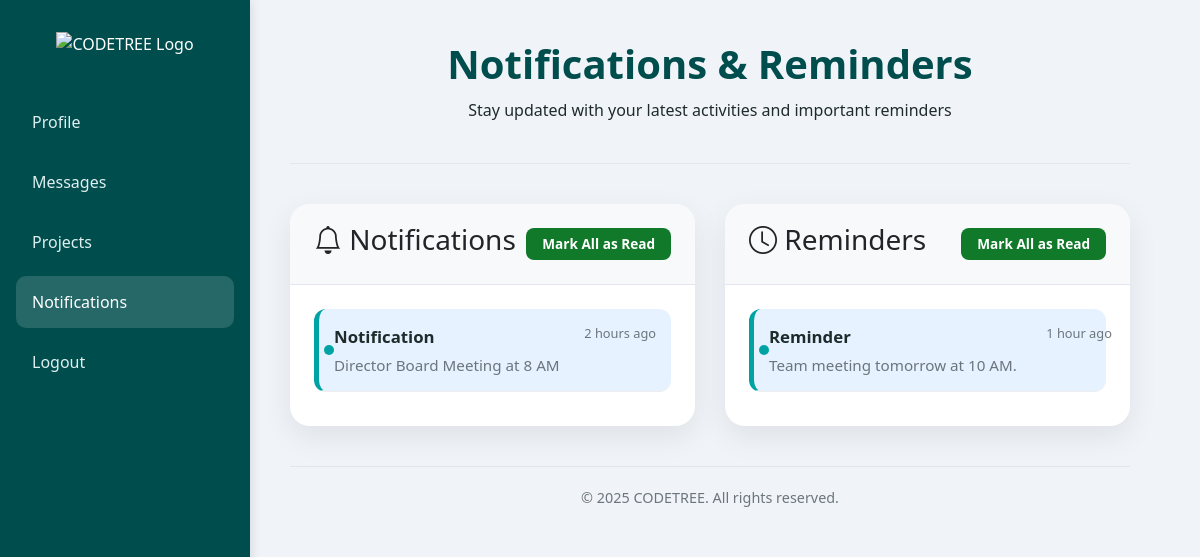
/codetree-ipcms/unotification.php (signed in), run on the app's committed database.
### tables this page shows
CREATE TABLE `notifications` (
  `id` int(11) NOT NULL,
  `user_id` int(11) DEFAULT NULL,
  `title` varchar(255) DEFAULT NULL,
  `message` text DEFAULT NULL,
  `is_read` tinyint(1) DEFAULT 0,
  `created_at` timestamp NOT NULL DEFAULT current_timestamp()
);

### codetree-ipcms/unotification.php (the view, shortened to what this page needs)
<?php
require_once 'config.php';
$user_id = $_SESSION['user_id'];
function getTimeAgo($datetime) {
    $time = strtotime($datetime);
    $time_difference = time() - $time;
    $condition = array(
        12 * 30 * 24 * 60 * 60 => 'year',
        30 * 24 * 60 * 60 => 'month',
        24 * 60 * 60 => 'day',
        60 * 60 => 'hour',
        60 => 'minute',
        1 => 'second'
    );
    foreach ($condition as $secs => $str) {
        $d = $time_difference / $secs;
        if ($d >= 1) {
            $r = round($d);
            return $r . ' ' . $str . ($r > 1 ? 's' : '') . ' ago';
        }
    }
}
$notifications_stmt = $pdo->prepare("
    SELECT *
    FROM notifications
    WHERE (user_id IS NULL OR user_id = :uid) AND title NOT LIKE '%Reminder%'
    ORDER BY created_at DESC
");
$notifications_stmt->execute(['uid' => $user_id]);
$notifications = $notifications_stmt->fetchAll(PDO::FETCH_ASSOC);
$reminders_stmt = $pdo->prepare("
    SELECT *
    FROM notifications
    WHERE (user_id IS NULL OR user_id = :uid) AND title LIKE '%Reminder%'
    ORDER BY created_at DESC
");
$reminders_stmt->execute(['uid' => $user_id]);
$reminders = $reminders_stmt->fetchAll(PDO::FETCH_ASSOC);
?>
<!DOCTYPE html>
<html lang="en">
<head>
<link href="https://cdn.jsdelivr.net/npm/bootstrap@5.3.0/dist/css/bootstrap.min.css" rel="stylesheet">
<link href="https://cdn.jsdelivr.net/npm/bootstrap-icons@1.10.5/font/bootstrap-icons.css" rel="stylesheet">
</head>
<body>
<nav class="sidebar" id="sidebar">
<div class="logo"><img src="logo.png" alt="CODETREE Logo"></div>
<ul class="navlist">
<li><a href="uprofile.php">Profile</a></li>
<li><a href="umessages.php">Messages</a></li>
<li><a href="uprojects.php">Projects</a></li>
<li><a href="unotification.php" class="active">Notifications</a></li>
<li><a href="logout.php">Logout</a></li>
</ul>
</nav>
<div class="content">
<div class="page-header">
<h1 class="page-title">Notifications & Reminders</h1>
<p class="page-subtitle">Stay updated with your latest activities and important reminders</p>
</div>
<div class="cards-container">
<div class="card">
<div class="card-header">
<h3><i class="bi bi-bell"></i> Notifications</h3>
<div class="mark-all-read">
<button class="btn" id="markAllNotifications">Mark All as Read</button>
</div>
</div>
<div class="card-body">
<?php if(!empty($notifications)): ?>
<?php foreach(array_slice($notifications,0,5) as $n): ?>
<div class="notification <?php echo (!$n['is_read'] && $n['user_id'] != NULL) || $n['user_id'] == NULL ? 'unread' : ''; ?> <?php echo $n['user_id'] == NULL ? 'global-notification' : ''; ?>" id="notif-<?= $n['id'] ?>">
<div class="content-wrapper">
<div class="title">
<?= htmlspecialchars($n['title']) ?>
</div>
<div class="message"><?= htmlspecialchars($n['message']) ?></div>
</div>
<div class="time"><?= getTimeAgo($n['created_at']) ?></div>
</div>
<?php endforeach; ?>
<?php else: ?>
<div class="empty-state"><i class="bi bi-bell-slash"></i><p>No notifications found</p></div>
<?php endif; ?>
</div>
</div>
<div class="card">
<div class="card-header">
<h3><i class="bi bi-clock"></i> Reminders</h3>
<div class="mark-all-read">
<button class="btn" id="markAllReminders">Mark All as Read</button>
</div>
</div>
<div class="card-body">
<?php if(!empty($reminders)): ?>
<?php foreach(array_slice($reminders,0,5) as $r): ?>
<div class="notification <?php echo (!$r['is_read'] && $r['user_id'] != NULL) || $r['user_id'] == NULL ? 'unread' : ''; ?> <?php echo $r['user_id'] == NULL ? 'global-notification' : ''; ?>" id="reminder-<?= $r['id'] ?>">
<div class="content-wrapper">
<div class="title">
<?= htmlspecialchars($r['title']) ?>
</div>
<div class="message"><?= htmlspecialchars($r['message']) ?></div>
</div>
<div class="time"><?= getTimeAgo($r['created_at']) ?></div>
</div>
<?php endforeach; ?>
<?php else: ?>
<div class="empty-state"><i class="bi bi-clock-history"></i><p>No reminders found</p></div>
<?php endif; ?>
</div>
</div>
</div>
<div class="footer">&copy; <?= date('Y') ?> CODETREE. All rights reserved.</div>
</div>
</body>
</html>

### codetree-ipcms/unotification.php (style rules this page uses)
:root { --primary-color: #004d4d; --secondary-color: #008080; --accent-color: #00a3a3; --text-dark: #1f2b2b; --text-light: #6c757d; --border-color: #e3e6f0; --success-color: #28a745; --warning-color: #ffc107; --deep-green: #117a2a; }
body { font-family: 'Segoe UI', Tahoma, Geneva, Verdana, sans-serif; background: #f0f4f8; margin: 0; display: flex; min-height: 100vh; color: var(--text-dark); }
.sidebar { width: 250px; background: linear-gradient(180deg, var(--primary-color) 0%, #004d4d 100%); color: #fff; padding: 30px 16px; display: flex; flex-direction: column; transition: left 0.3s ease-in-out; box-shadow: 2px 0 10px rgba(0,0,0,0.1); }
.sidebar .logo { text-align: center; margin-bottom: 40px; }
.sidebar .logo img { width: 120px; }
.navlist { list-style: none; padding: 0; }
.navlist li { margin-bottom: 8px; }
.navlist a { color: #dfeff0; text-decoration: none; display: flex; align-items: center; gap: 12px; padding: 14px 16px; border-radius: 10px; font-size: 16px; font-weight: 500; }
.navlist a:hover, .navlist a.active { background: rgba(255,255,255,0.15); color: #fff; }
.content { flex: 1; padding: 40px; max-width: calc(100% - 280px); overflow-y: auto; }
.page-header { text-align: center; margin-bottom: 40px; padding-bottom: 25px; border-bottom: 1px solid rgba(0,0,0,0.05); }
.page-title { color: var(--primary-color); margin-bottom: 10px; font-weight: 800; font-size: 2.5rem; }
.cards-container { display: flex; gap: 30px; flex-wrap: wrap; justify-content: center; }
.card { background-color: #fff; border-radius: 20px; box-shadow: 0 10px 30px rgba(0, 0, 0, 0.08); flex: 1; min-width: 380px; max-width: 520px; border: none; overflow: hidden; transition: transform 0.4s, box-shadow 0.4s; position: relative; }
.card-header { background: #f8f9fa; border-bottom: 1px solid var(--border-color); padding: 1.2rem 1.5rem; display: flex; justify-content: space-between; align-items: center; }
.card-body { padding: 1.5rem; max-height: 500px; overflow-y: auto; }
.notification { display: flex; justify-content: space-between; align-items: flex-start; padding: 15px; border-bottom: 1px solid #eee; border-radius: 12px; margin-bottom: 10px; position: relative; }
.notification.unread { background: #e6f2ff; border-left: 5px solid var(--accent-color); }
.notification.unread::before { content: ''; position: absolute; left: 5px; top: 50%; transform: translateY(-50%); width: 10px; height: 10px; background-color: var(--accent-color); border-radius: 50%; animation: pulse 2s infinite; }
.notification .content-wrapper { flex: 1; margin-right: 15px; }
.notification .title { font-weight: 700; margin-bottom: 6px; color: var(--text-dark); font-size: 1.05rem; display: flex; align-items: center; gap: 8px; }
.notification .message { color: var(--text-light); font-size: 0.95rem; line-height: 1.4; overflow: hidden; text-overflow: ellipsis; white-space: nowrap; max-width: 100%; }
.notification .time { font-size: 0.8rem; color: var(--text-light); min-width: 80px; text-align: right; font-weight: 500; }
.mark-all-read .btn { background: var(--deep-green); color: white; border: none; padding: 6px 16px; border-radius: 8px; font-size: 0.85rem; font-weight: 600; transition: all 0.3s; }
.footer { text-align: center; margin-top: 40px; padding: 20px; color: var(--text-light); font-size: 0.9rem; border-top: 1px solid var(--border-color); }

### data on the page
notifications: title "Notification", message "Director Board Meeting at 8 AM", created_at "2 hours ago"
notifications: title "Reminder", message "Team meeting tomorrow at 10 AM.", created_at "1 hour ago"
